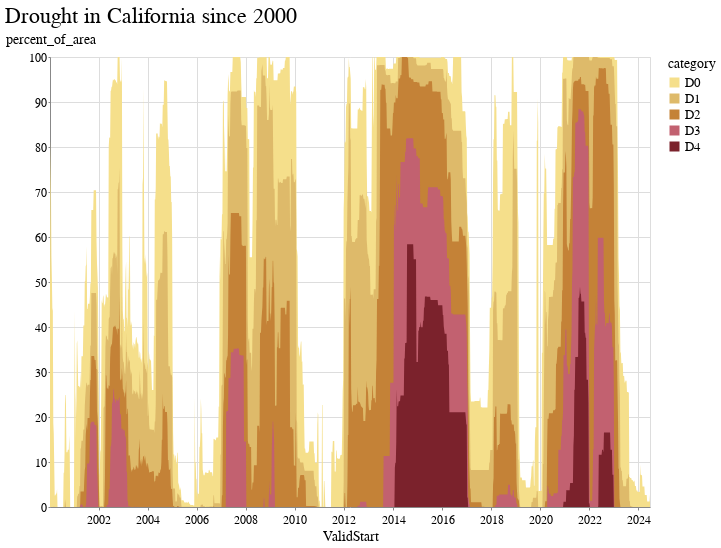

The cell this chart's notebook holds for it:
### Code cell
domain = ['D0', 'D1', 'D2', 'D3', 'D4']
range_ = ['#f5df8b', '#deba6a', '#c48237', '#c26170', '#7b222c']

alt.Chart(melt).mark_area().encode(
    x="ValidStart:T",
    y=alt.Y("percent_of_area", stack=None),
    color=alt.Color('category', scale=alt.Scale(domain=domain, range=range_)),
    order=alt.Order('category', sort='descending')
).properties(title="Drought in California since 2000", width=600)

### Figure 1 — Vega-Lite specification as saved in the notebook (floating-point values rounded to 4 significant figures; data arrays with more than 128 entries replaced by an {"elided": "..."} marker saying what was removed)
{"config": {"view": {"width": 800, "height": 450}, "background": "#ffffff", "title": {"anchor": "start", "font": "BentonGothic-Bold, sans", "fontColor": "#000000", "fontSize": 22, "fontWeight": "normal"}, "arc": {"fill": "#82c6df"}, "area": {"fill": "#82c6df"}, "line": {"stroke": "#82c6df", "strokeWidth": 3}, "path": {"stroke": "#82c6df"}, "rect": {"fill": "#82c6df"}, "shape": {"stroke": "#82c6df"}, "bar": {"fill": "#82c6df"}, "point": {"stroke": "#82c6df"}, "symbol": {"fill": "#82c6df", "size": 30}, "axis": {"titleFont": "BentonGothic-Bold, sans", "titleFontSize": 14, "titleFontWeight": "normal", "labelFont": "BentonGothic, sans", "labelFontSize": 12, "labelFontWeight": "normal"}, "axisX": {"labelAngle": 0, "labelPadding": 4, "tickSize": 3}, "axisY": {"labelBaseline": "middle", "maxExtent": 45, "minExtent": 45, "tickSize": 2, "titleAlign": "left", "titleAngle": 0, "titleX": -45, "titleY": -11}, "legend": {"titleFont": "BentonGothic-Bold, sans", "titleFontSize": 14, "titleFontWeight": "normal", "symbolType": "square", "labelFont": "BentonGothic, sans", "labelFontSize": 13}, "range": {"category": ["#3580b1", "#ec8431", "#ab7fb4", "#c89d29", "#adc839", "#829eb1"], "diverging": ["#e68a4f", "#f4bb6a", "#f9e39c", "#dadfe2", "#a6b7c6", "#849eae"], "heatmap": ["#fbf2c7", "#f9e39c", "#f8d36e", "#f4bb6a", "#e68a4f", "#d15a40", "#ab4232"], "ordinal": ["#fbf2c7", "#f9e39c", "#f8d36e", "#f4bb6a", "#e68a4f", "#d15a40", "#ab4232"], "ramp": ["#fbf2c7", "#f9e39c", "#f8d36e", "#f4bb6a", "#e68a4f", "#d15a40", "#ab4232"]}}, "data": {"name": "data-b85872c8bf2a5102c2ecb4f192014f45"}, "mark": {"type": "area"}, "encoding": {"color": {"field": "category", "scale": {"domain": ["D0", "D1", "D2", "D3", "D4"], "range": ["#f5df8b", "#deba6a", "#c48237", "#c26170", "#7b222c"]}, "type": "nominal"}, "order": {"field": "category", "sort": "descending", "type": "nominal"}, "x": {"field": "ValidStart", "type": "temporal"}, "y": {"field": "percent_of_area", "stack": null, "type": "quantitative"}}, "title": "Drought in California since 2000", "width": 600, "$schema": "https://vega.github.io/schema/vega-lite/v5.16.3.json", "datasets": {"data-b85872c8bf2a5102c2ecb4f192014f45": {"elided": "6390 records"}}}
